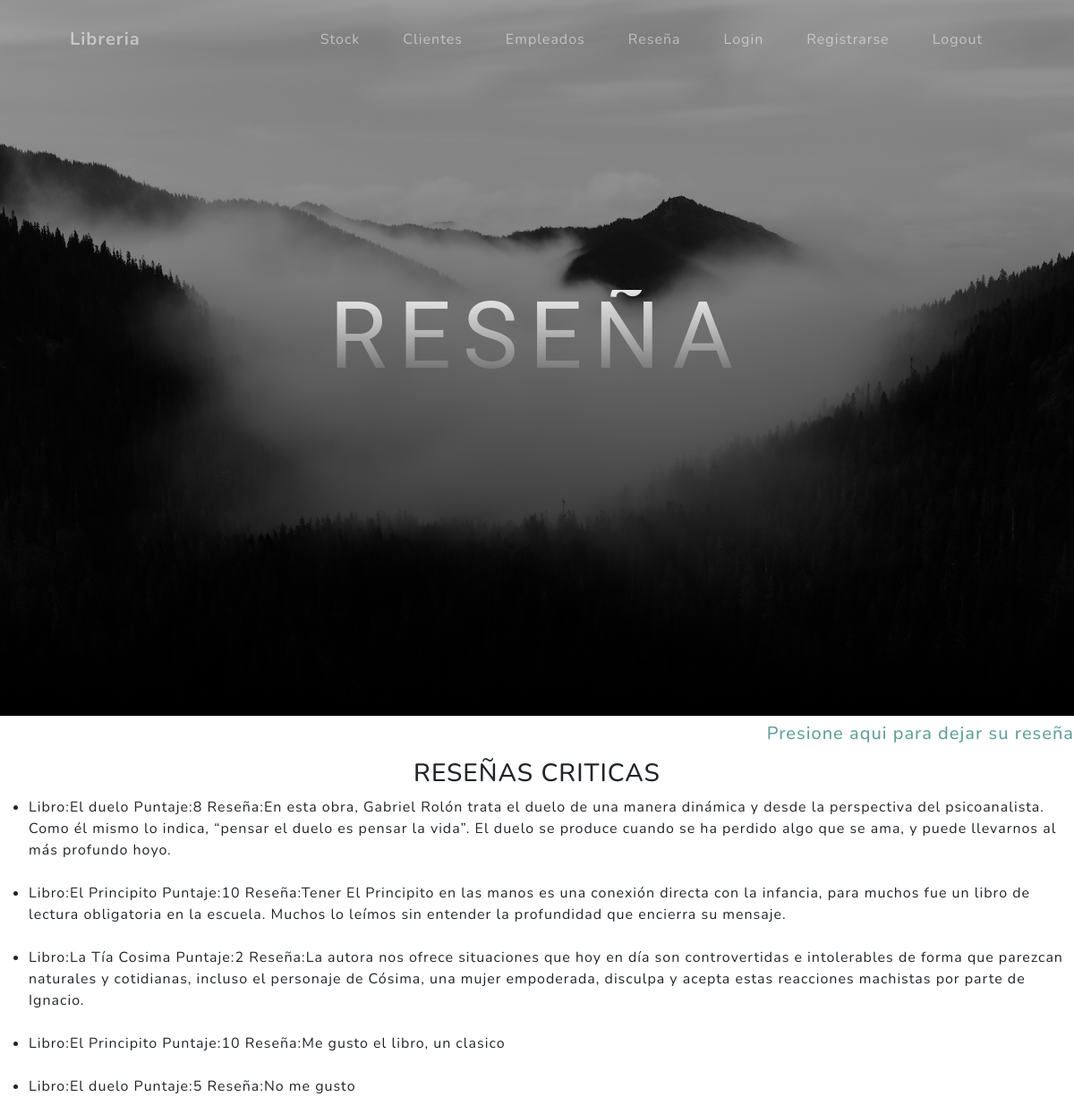
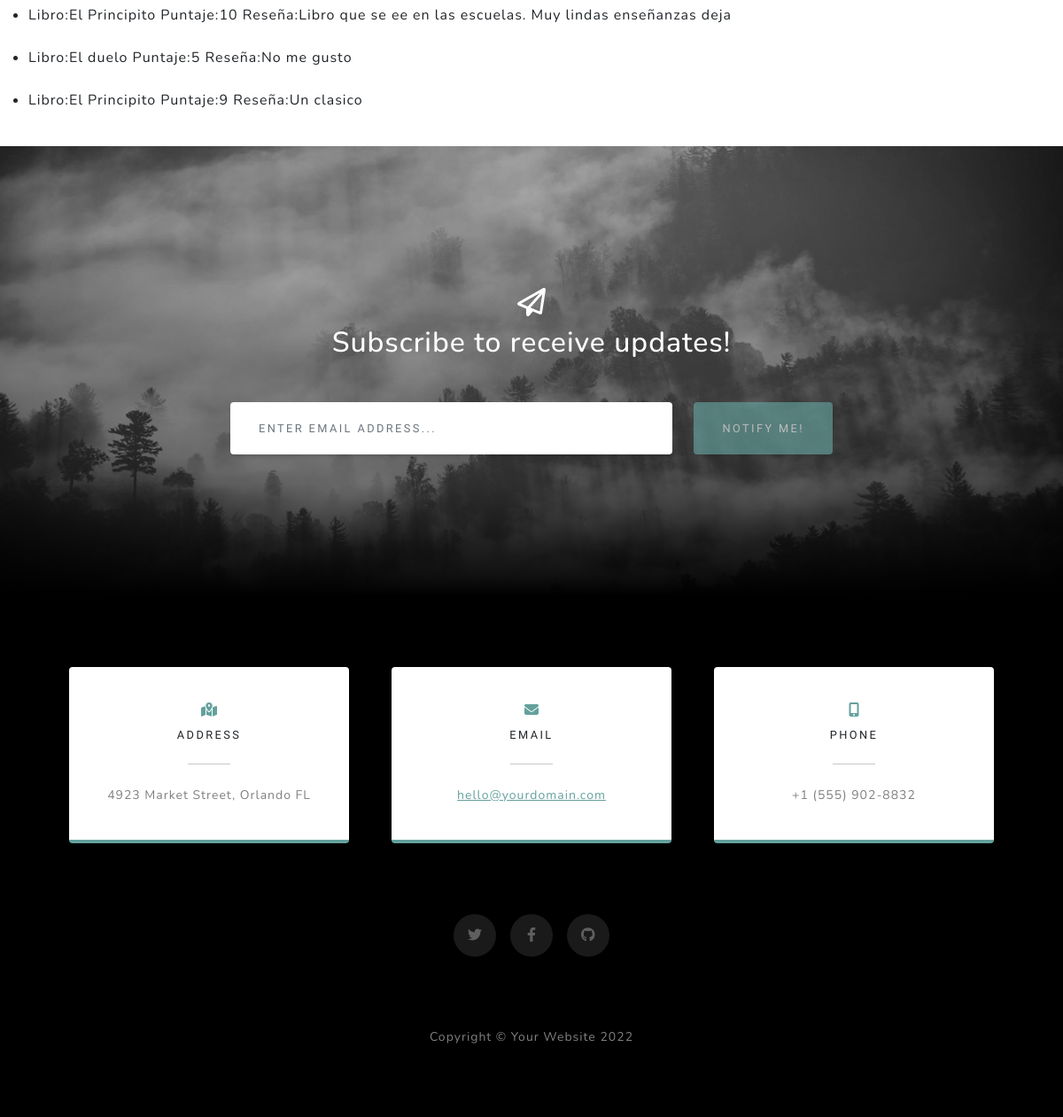
The app's page /AppLibreria/resenia with its own data (2 pictures, top to bottom).
### APP_Libreria/models.py (models this page shows, shortened)
class Resenia(models.Model):
    nombre_libro = models.CharField(max_length=64)
    puntaje = models.IntegerField()
    resenia = models.TextField(max_length=280)

### APP_Libreria/views.py (the view)
# urls.py: path("resenia", ReseniaList.as_view(), name="resenia"),
class ReseniaList(ListView):
    model= Resenia
    template_name= "resenia.html"

### APP_Libreria/templates/resenia.html
{% extends "inicio.html" %}
{% load static %}
{% block titulo %}
<h1 class="mb-5">RESEÑA</h1>
{% endblock %}
{% block libreria %}
<ul class="navbar-nav ms-auto">
    <li class="nav-item"><a class="nav-link" href="{% url 'resenia_nueva' %}"><h5 style="text-align:right">Presione aqui para dejar su reseña</h5></a></li>
</ul>
<h3 style="text-align:center">RESEÑAS CRITICAS</h3>
<ul>
    {% for Resenia in object_list %}
        <li>Libro:{{ Resenia.nombre_libro }}
            Puntaje:{{ Resenia.puntaje }}
            Reseña:{{ Resenia.resenia }}</li>
        <br>
    {% endfor %}
</ul>
{% endblock %}

### records on screen
Resenia: nombre_libro "El duelo", puntaje "8", resenia "En esta obra, Gabriel Rolón trata el duelo de una manera dinámica y desde la perspectiva del psicoanalista. Como él mismo lo indica, “pensar el duelo es pensar la vida”. El duelo se produce cuando se ha perdido algo que se ama, y puede llevarnos al más profundo hoyo."
Resenia: nombre_libro "El Principito", puntaje "10", resenia "Tener El Principito en las manos es una conexión directa con la infancia, para muchos fue un libro de lectura obligatoria en la escuela. Muchos lo leímos sin entender la profundidad que encierra su mensaje."
Resenia: nombre_libro "La Tía Cosima", puntaje "2", resenia "La autora nos ofrece situaciones que hoy en día son controvertidas e intolerables de forma que parezcan naturales y cotidianas, incluso el personaje de Cósima, una mujer empoderada, disculpa y acepta estas reacciones machistas por parte de Ignacio."
Resenia: nombre_libro "El Principito", puntaje "10", resenia "Me gusto el libro, un clasico"
Resenia: nombre_libro "El duelo", puntaje "5", resenia "No me gusto"
Resenia: nombre_libro "El Principito", puntaje "10", resenia "Libro que se ee en las escuelas. Muy lindas enseñanzas deja"
Resenia: nombre_libro "El duelo", puntaje "5", resenia "No me gusto"
Resenia: nombre_libro "El Principito", puntaje "9", resenia "Un clasico"
